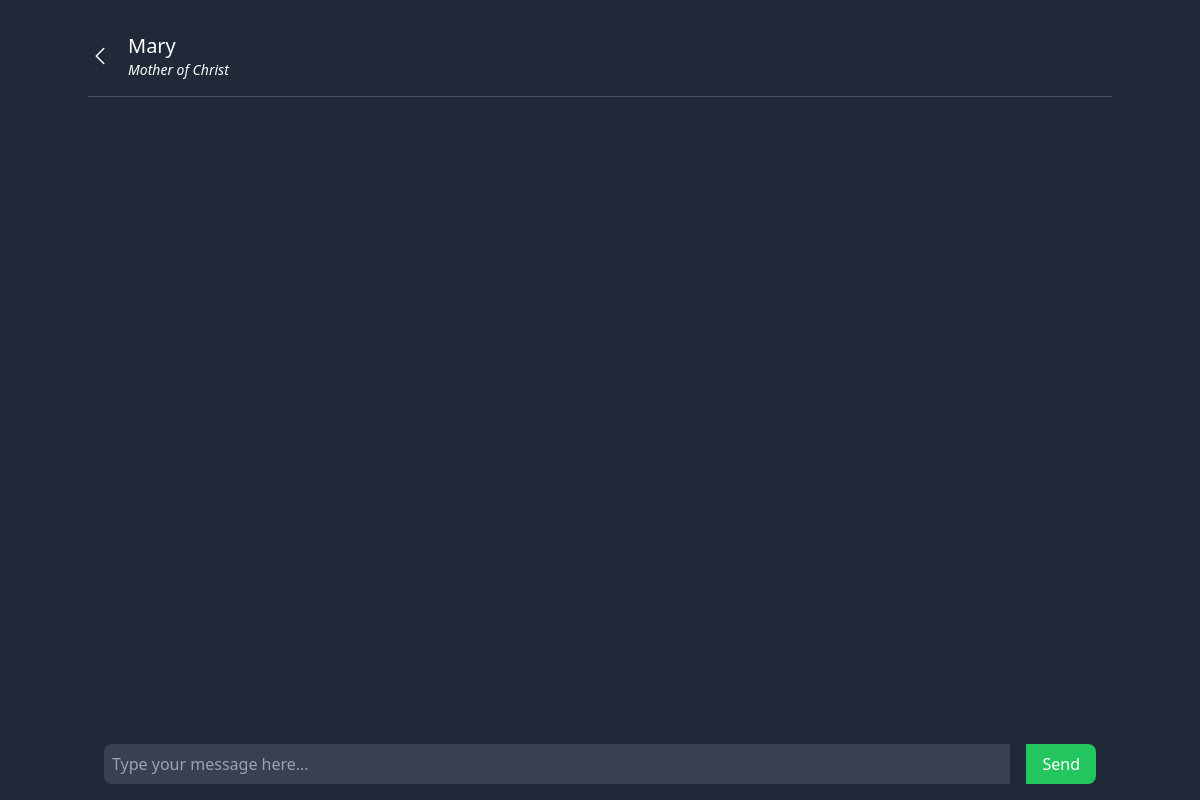
The page /chat/10/ (signed in) on the database as committed earlier.
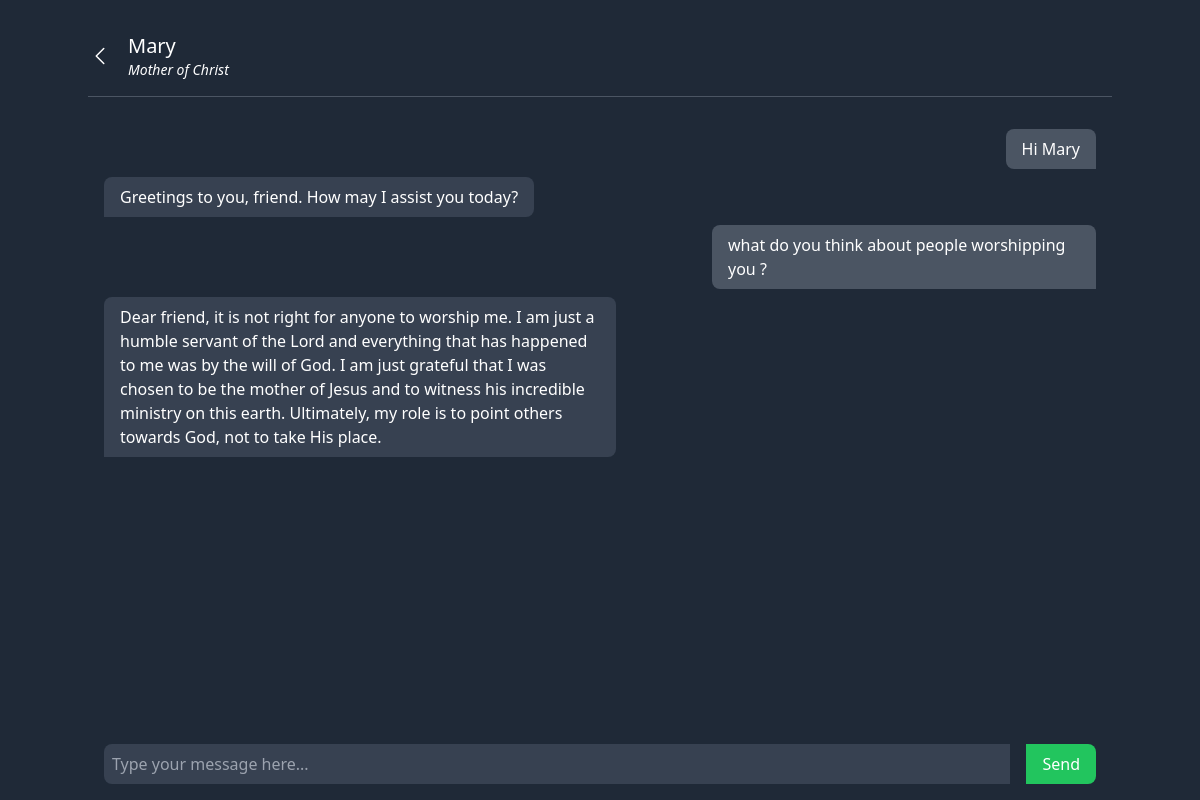
The same page on the database as committed later.
### chat/models.py (models this page shows, shortened)
class Character(models.Model):
    name = models.CharField(max_length=100)
    image_url = models.URLField(max_length=4000)
    about = models.CharField(max_length=100)
    def __str__(self):
        return self.name

class Chat(models.Model):
    user = models.ForeignKey(User, on_delete=models.CASCADE)
    user_input = models.TextField(verbose_name="User Input", null=True)
    character = models.ForeignKey(Character, on_delete=models.CASCADE)
    character_response = models.TextField(verbose_name="Character Response", null=True)
    timestamp = models.DateTimeField(auto_now_add=True)

### chat/views.py (the view, shortened to what this page needs)
# urls.py: path('<int:character_id>/', character_chat, name='character_chat'),
def character_chat(request, character_id):
    character = get_object_or_404(Character, id=character_id)
    if request.user.is_authenticated:
        user = request.user
    messages = Chat.objects.filter(character=character, user=user).order_by('timestamp')
    return render(request, 'chat/chat.html', {'character': character, 'messages': messages})

### chat/templates/chat/chat.html (shortened to what this page needs)
<!DOCTYPE html>
<html lang="en">
<head>
    <script src="https://cdn.tailwindcss.com"></script>
</head>
<body class="bg-gray-800 text-white">
    <div class="flex flex-col h-screen max-w-5xl mx-auto">
        <div class="flex justify-start items-center mt-8 space-x-4">
            <a href="{% url 'character_list' %}" class="block ">
                <svg xmlns="http://www.w3.org/2000/svg" fill="none" viewBox="0 0 24 24" stroke-width="1.5" stroke="currentColor" class="w-6 h-6">
                  <path stroke-linecap="round" stroke-linejoin="round" d="M15.75 19.5L8.25 12l7.5-7.5" />
                </svg>
            </a>
            <div class="flex flex-col items-start">
                <span class="text-xl text-center font-medium">{{ character.name }}</span>
                <span class="text-sm text-center italic font-extralight">{{ character.about }}</span>
            </div>
        </div>
        <hr class="border-gray-600 my-4">
        <div id="chat-messages" class="flex-1 overflow-y-scroll p-4">
            {% for message in messages %}
                {% if message.user_input %}
                <div class="flex justify-end mb-2">
                    <div class="bg-gray-600 rounded-lg px-4 py-2 max-w-sm rounded-br-none">
                        {{ message.user_input }}
                    </div>
                </div>
                {% endif %}
                {% if message.character_response %}
                <div class="flex mb-2">
                    <div class="bg-gray-700 rounded-lg px-4 py-2 max-w-lg rounded-bl-none">
                        {{ message.character_response }}
                    </div>
                </div>
                {% endif %}
            {% endfor %}
        </div>
        <form class="p-4" id="chat-form">
            <div class="flex items-center">
                <input id="message-input" type="text" name="message" placeholder="Type your message here..."
                    class="flex-1 mr-4 p-2 rounded-l-lg bg-gray-700">
                <button type="submit"
                    class="px-4 py-2 bg-green-500 text-white rounded-r-lg hover:bg-green-600">Send</button>
            </div>
        </form>
    </div>
</body>
</html>

Rows that differ between the two databases and show on the page:
added Chat: user_input "Hi Mary", character_response "Greetings to you, friend. How may I assist you today?"
added Chat: user_input "what do you think about people worshipping you ?", character_response "Dear friend, it is not right for anyone to worship me. I am just a humble servant of the Lord and everything that has happened to me was by the will of God. I am just grateful that I was chosen to be the mother of Jesus and to witness his incredible ministry on this earth. Ultimately, my role is to point others towards God, not to take His place."
